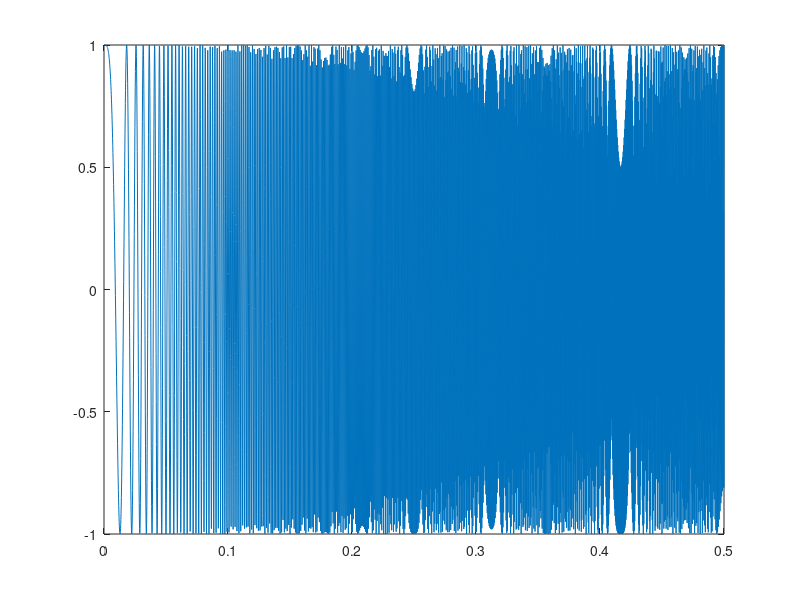

This chart was generated by the following MATLAB code: (Note: this script raises an error after producing the figure.)
minfreq = 0;    %minimum frequency
maxfreq = 3000; %maximum frequency
fs = 2.5 * maxfreq; %sample frequency multiplied more than twice for nyquist 
starttime= 0;   %start time of chirp 
endtime = 0.5;  %ending time of chirp 

% Time vector from 0 to 0.5 seconds with sampling rate fs
t = starttime:1/fs:endtime;

% Generate a chirp signal starting at 20 Hz and ending at 8000 Hz
y = chirp(t, minfreq, endtime, maxfreq);

plot(t,y)
% Create a table with time in the first column and amplitude in the second column
data_table = table(t', y');